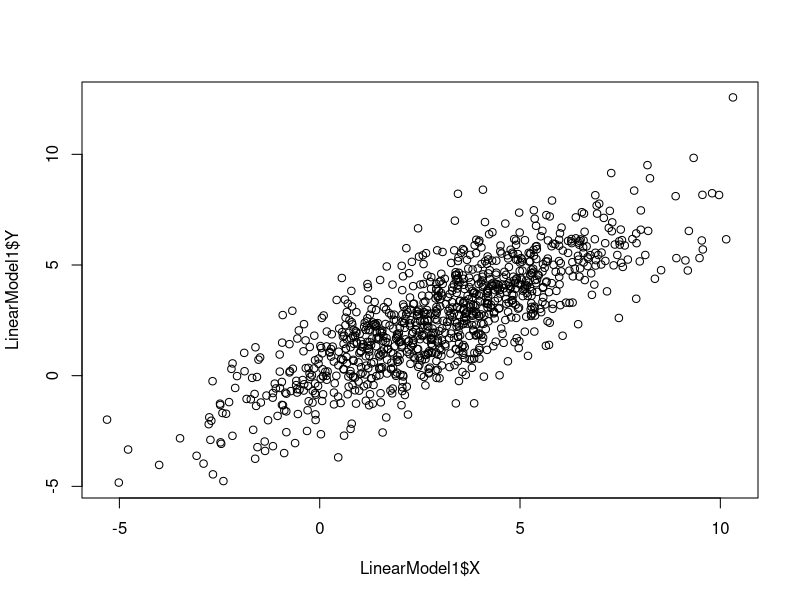
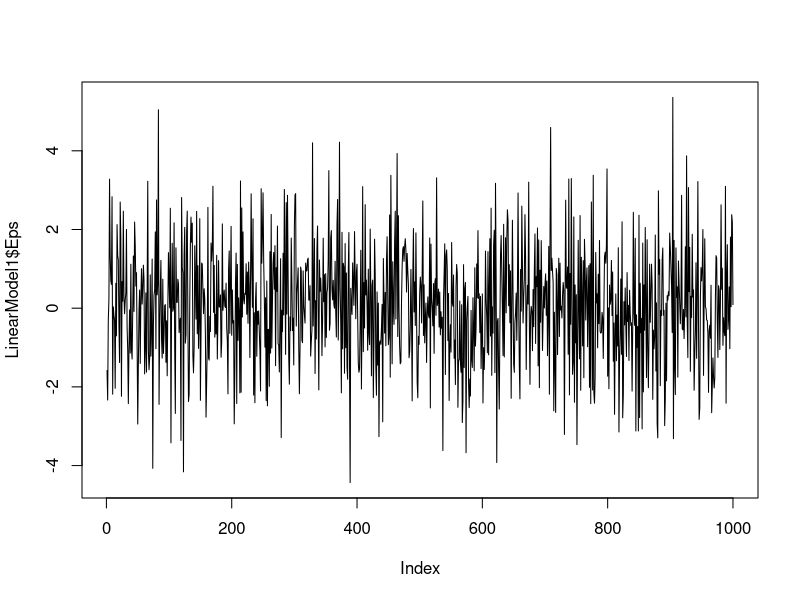
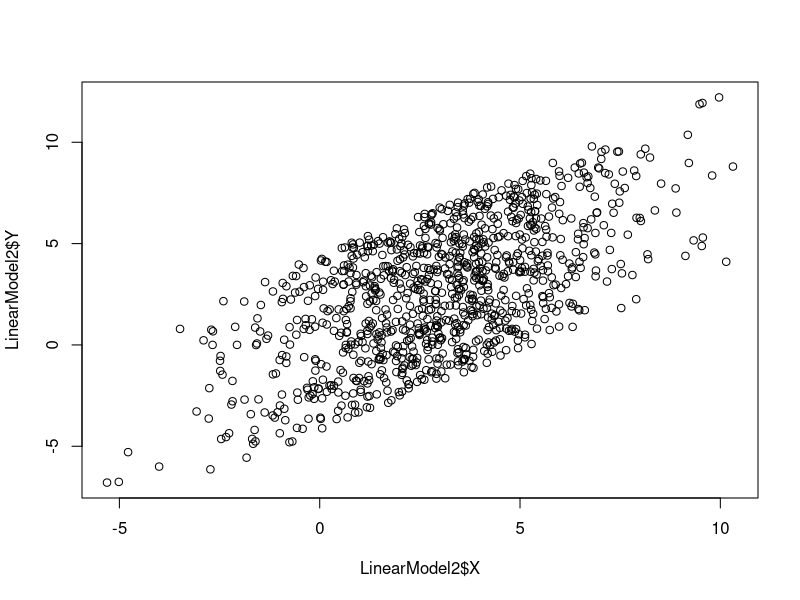
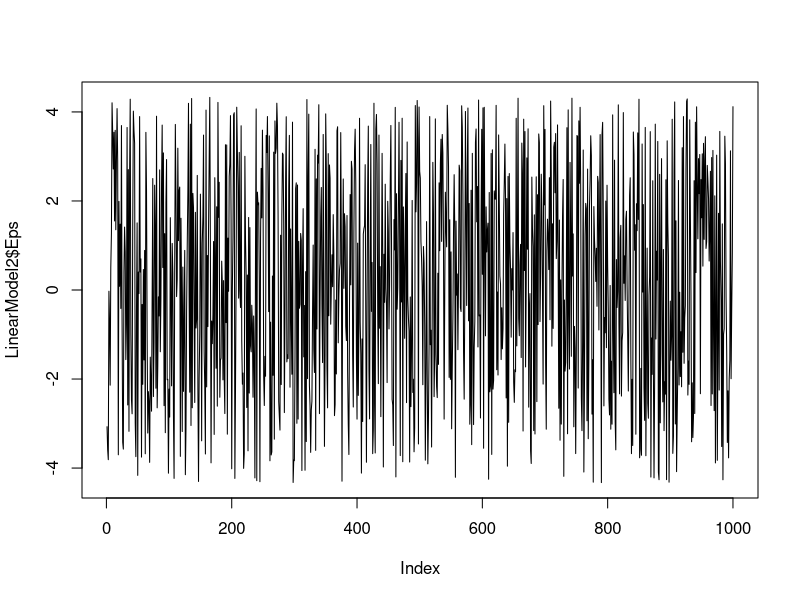
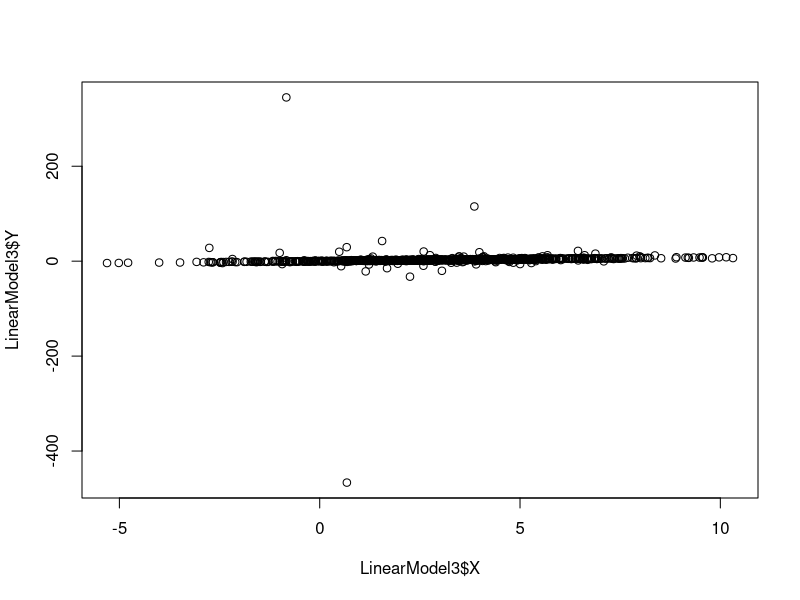
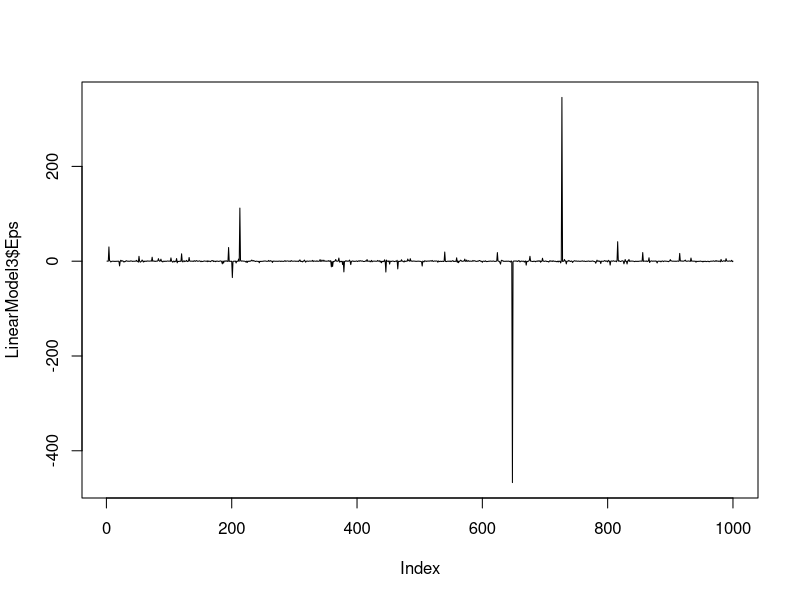
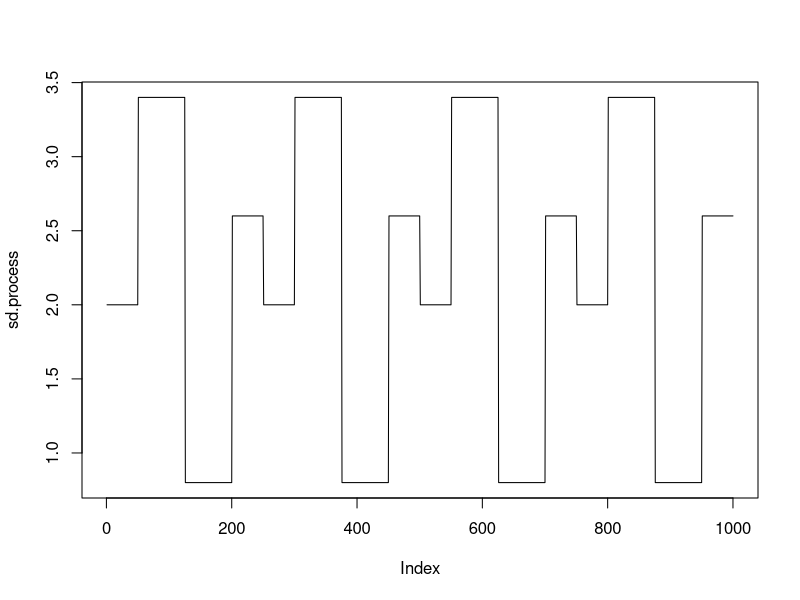
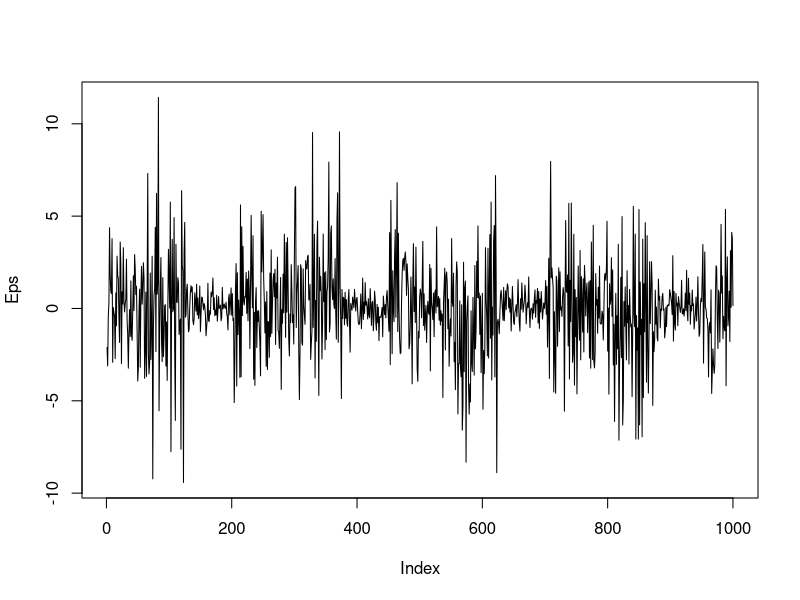

The R source for these figures, in order:
## ---- chunk 1
##Set Slope and Intercept and nSample
a<-.8; b<-.1
nSample<-1000
## ---- chunk 2


##simulate Eps by setting seed and using rnorm()
set.seed(1112131415)
Eps <- rnorm(nSample, mean = 0, sd = 1.5)

##Simulate X by setting seed and using rnorm()
set.seed(111)
X1 <- rnorm(nSample, mean = 3, sd = 2.5)
## Create Y1 as a linear function
Y1 <- a*X1 + b + Eps
##use all X1 and Y1 to create a dataframe called LinearModel1
LinearModel1 <- as.data.frame(cbind(Y = Y1, X = X1, Eps = Eps))
##Take standard deviations of X1 sample and Eps sample
sd.X <- sd(X1)
sd.Eps <- sd(Eps)
## ---- chunk 3

head(LinearModel1)
##Plot X vs Y
plot(LinearModel1$X,LinearModel1$Y)
##Plot the residuals of the model
plot(LinearModel1$Eps,type="l")
## ---- chunk 4
#simulate Eps
set.seed(1112131415)
Eps <- runif(nSample, min = -4.33, max = 4.33)
##Use the same realization of X as Model 1
Y1 <- a*X1 + b + Eps
LinearModel2 <- as.data.frame(cbind(Y = Y1, X = X1, Eps = Eps))
head(LinearModel2)
## Plot X vs Y and plot Eps
plot(LinearModel2$X,LinearModel2$Y)
plot(LinearModel2$Eps,type="l")
## ---- chunk 5
#simulate Eps
set.seed(1112131415)
Eps <- rcauchy(nSample, location = 0, scale = 0.3)
##Use the same realization of X as Model 1
Y1 <- a*X1 + b + Eps
LinearModel3 <- as.data.frame(cbind(Y = Y1, X = X1, Eps = Eps))
head(LinearModel3)
## Plot linearmodel 3 and residuals
plot(LinearModel3$X,LinearModel3$Y)
plot(LinearModel3$Eps,type="l")
##Calculate the standard deviation of the residuals
sd(LinearModel3$Eps)
##Generate 5 more Eps samples and their standard deviations
Eps1<-rcauchy(n=nSample,location=0,scale=.3)
Eps2<-rcauchy(n=nSample,location=0,scale=.3)
Eps3<-rcauchy(n=nSample,location=0,scale=.3)
Eps4<-rcauchy(n=nSample,location=0,scale=.3)
Eps5<-rcauchy(n=nSample,location=0,scale=.3)
c(sd(Eps1),sd(Eps2),sd(Eps3),sd(Eps4),sd(Eps5))
## ---- chunk 6
sd.Values<-c(2,3.4,.8,2.6)
sd.process<-rep(c(rep(sd.Values[1],50),
                  rep(sd.Values[2],75),
                  rep(sd.Values[3],75),
                  rep(sd.Values[4],50)),
            4)
            
plot(sd.process,type="l")
##Create linear model residuals  with the changing SDs and plot
set.seed(1112131415);
Eps<-rnorm(nSample)*sd.process
plot(Eps,type="l")

## ---- chunk 7
Xvariable<-(100*floor(min(Eps))):(100*ceiling(max(Eps)))
Xvariable<-Xvariable/100
# Plot the sample distribution and the theo. distribution
plot(Xvariable,dnorm(Xvariable,mean=mean(Eps),sd=sd(Eps)),type="l",
      ylim=c(0,.3),col="black",ylab="Distribution of Eps",xlab="")
lines(density(Eps),col="red")
## ---- chunk 8
##Generate LinearModel4 and plot
Y1<-a*X1+b+Eps
LinearModel4<-as.data.frame(cbind(Y=Y1,X=X1))
plot(LinearModel4$X,LinearModel4$Y)
## ---- chunk 9
##calculate theoretical 
Theoretical.Rho.Squared<-(a*sd.X)^2/((a*sd.X)^2+sd.Eps^2)
Theoretical.Rho.Squared
##compare with the correlations from the 4 models
c(cor(LinearModel1$X,LinearModel1$Y)^2,
  cor(LinearModel2$X,LinearModel2$Y)^2,
  cor(LinearModel3$X,LinearModel3$Y)^2,
  cor(LinearModel4$X,LinearModel4$Y)^2)

## ---- chunk 10
##Create a linear regression using X&Y data from LinearModel1
m1<-lm(Y~X,data=LinearModel1)
summary(m1)
names(summary(m1))
##look at the parameters
summary(m1)$r.squared
summary(m1)$coeff
summary(m1)$sigma^2
var(summary(m1)$residuals)
##reconcile sigmaEstimate with m1$sigma by normalizing with respect to deg of freedom
var(summary(m1)$residuals)*999/998
## ---- chunk 11
##Solve for aEstimate, then bEstimate, then sigmaEstimate using LinearModel1 data
aEstimate <- cov(LinearModel1$X,LinearModel1$Y)/var(LinearModel1$X)
bEstimate <- mean(LinearModel1$Y) - (aEstimate * mean(LinearModel1$X))
sigmaEstimate <- sqrt(var(LinearModel1$Y) - ((aEstimate^2) * (var(LinearModel1$X))))
## ---- chunk 12
c(aEstimate,bEstimate,sigmaEstimate)
## ---- chunk 13
##normalize m1$sigma^2 with respect to their degrees of freedom
c(sigmaMetodMoments=sigmaEstimate,sigmaLinearModel=summary(m1)$sigma)
reconciled.sigmaLinearModel <- sqrt(((summary(m1)$sigma)^2) * (998/999))
c(sigmaMethodMoments = sigmaEstimate,reconciledSigmaLinModel = reconciled.sigmaLinearModel)
## ---- chunk 14
##fit the other models into linear regressions and look at parameters
m2<-lm(Y~X,data=LinearModel2)
summary(m2)
names(summary(m2))
summary(m2)$coeff
summary(m2)$sigma
summary(m2)$r.squared
summary(m2)$df

m3<-lm(Y~X,data=LinearModel3)
summary(m3)
names(summary(m3))
summary(m3)$coeff
summary(m3)$sigma
summary(m3)$r.squared
summary(m3)$df

m4<-lm(Y~X,data=LinearModel4)
summary(m4)
names(summary(m4))
summary(m4)$coeff
summary(m4)$sigma
summary(m4)$r.squared
summary(m4)$df
